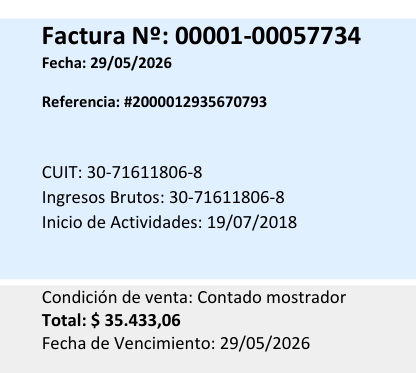
#> input picture 007/007-LAB/ocr_muestras/imagen_impresa.png, 416 x 373 px, found by its file name
$ jupyter execute --allow-errors 10_Laboratorio_OCR_Investigacion_Critica.ipynb
#> lines starting #> are read from the running program, lines starting #| are printed output that depends on the picture
# 10 - Laboratorio de OCR e Investigación Crítica con IA

**Materiales desarrollados por Matías Barreto, 2026**

**Tecnicatura Superior en Ciencias de Datos e IA, IFTS24**
* **Nomenclatura Oficial:** Procesamiento Digital de Imágenes
* **Nombre de Trabajo:** Laboratorio de Tecnologías de la Imagen Digital

---

## Objetivo

El objetivo de este laboratorio es investigar de manera crítica el problema de OCR en español utilizando fuentes técnicas, modelos preentrenados y herramientas de IA generativa, pero sin delegar el criterio de validación en el LLM. Vamos a usar OCR como caso concreto para desarrollar una competencia más amplia: buscar información, verificarla, discriminarla y convertirla en decisiones técnicas justificadas.

## Resultados de aprendizaje

Al final de este notebook van a poder:
1. Auditar afirmaciones técnicas producidas por un LLM utilizando fuentes primarias.
2. Distinguir entre información correcta, incorrecta, imprecisa, desactualizada y no verificable.
3. Implementar un pipeline básico de OCR en Python a partir de información validada.
4. Justificar la elección de un modelo en función del hardware disponible, el tipo de documento y la calidad de la documentación.
5. Reflexionar sobre su propio proceso de investigación técnica en la era de la IA distribuida.

## Terminología clave (Microglosario)

* **OCR (Reconocimiento Óptico de Caracteres):** Técnica que permite extraer texto a partir de imágenes, escaneos o fotografías de documentos.
* **Fuente primaria:** Recurso técnico original donde una afirmación puede verificarse directamente, por ejemplo la documentación oficial, el repositorio de un modelo o un paper.
* **Handle de modelo:** Identificador exacto con el que un modelo se publica en plataformas como ✦ 🤗 Hugging Face.
* **Pipeline:** Abstracción de `transformers` que simplifica la carga del modelo, el preprocesamiento y la inferencia.
* **CER / WER:** Métricas de error para comparar el texto reconocido con un texto de referencia. CER mide error por carácter y WER por palabra.
* **Trazabilidad:** Registro explícito de qué consultaron, qué fuente usaron, qué verificaron y qué decisión tomaron.

## ¿Por qué existe esta actividad?

Esta actividad surgió a partir de una pregunta de cursada: **"¿acaso no veremos OCR?"**. La respuesta de este laboratorio no es dar una clase cerrada con respuestas prefabricadas, sino abrir un espacio de investigación guiada.

Hoy ustedes tienen acceso simultáneo a LLMs, papers, repositorios, foros, documentación oficial, videos, Spaces y datasets. Eso amplía muchísimo las posibilidades de aprendizaje, pero también instala un problema nuevo: **tener acceso no equivale a saber investigar**.

En este cuaderno vamos a trabajar una idea central para su formación técnica: en la era de la disponibilidad distribuida, una competencia fundamental consiste en saber buscar, discriminar, contrastar y justificar información antes de convertirla en código o en una decisión de desarrollo.

OCR es el caso de estudio. La investigación crítica es el verdadero contenido de fondo.

## Protocolo mínimo de investigación técnica

Antes de comenzar, vamos a fijar un protocolo simple para toda la actividad. Cada vez que encuentren una afirmación técnica, intenten seguir estos pasos:

1. Extraer una afirmación verificable.
2. Identificar cuál sería la fuente primaria adecuada para auditarla.
3. Buscar evidencia directa.
4. Clasificar la afirmación como `correcta`, `incorrecta`, `imprecisa`, `desactualizada` o `no verificable`.
5. Registrar qué decisión técnica tomarían a partir de esa verificación.

Este protocolo no sirve solo para OCR. También sirve para cualquier tema nuevo que necesiten investigar en sus propios desarrollos.

## Movimiento 1 - ¿Qué dice la máquina?

**Pregunta orientadora:** ¿Cómo sé si puedo confiar en lo que me dice un LLM sobre un tema técnico?

En este primer movimiento el LLM no ocupa el lugar de autoridad. Lo vamos a tratar como una fuente inicial de trabajo que debe ser auditada. El objetivo es construir un criterio de verificación apoyado en evidencia.

> **Fuente: respuesta generada por un LLM. Fecha de consulta: mayo 2025.**
>
> En Hugging Face, la tarea de OCR no tiene un único tag exclusivo, sino que se aborda principalmente bajo dos categorías clave:
> - `image-to-text`: tag principal para modelos que toman una imagen y generan texto secuencial.
> - `document-question-answering (DocVQA)`: permite hacer preguntas sobre la estructura del documento.
>
> Modelos recomendados:
> - Microsoft TrOCR (`microsoft/trocr-base-handwritten` o `printed`): encoder de visión (ViT) + decoder de texto (GPT-2). Transformer puro para OCR.
> - Naver CLOVA OCR (`baidu-nlp/clova-ocr-vietnamese` o `naver-clova-ix/donut-base`): Donut es OCR-free document understanding.
> - Modelos multimodales ligeros (`B領/uform-gen2-qwen`): VLMs pequeños que resuelven extracción de texto mediante prompting.
>
> Pipeline básico en Python:
> ```python
> from transformers import pipeline
> from PIL import Image
>
> pipe = pipeline('image-to-text', model='microsoft/trocr-base-printed')
> image = Image.open('tu_documento.png')
> result = pipe(image)
> print(result['generated_text'])
> ```

### Consignas de trabajo

1. Lean el texto anterior e identifiquen al menos cinco afirmaciones verificables.
2. Para cada afirmación, decidan qué fuente primaria conviene consultar primero.
3. Verifiquen cada afirmación usando evidencia directa.
4. Completen una tabla con las columnas: `Afirmación | Fuente consultada | Resultado | Evidencia | Decisión técnica`.
5. Escriban un párrafo breve donde registren qué fue fácil de verificar, qué fue difícil y qué estrategia de búsqueda usaron.

**Sugerencia:** algunas afirmaciones auditables pueden involucrar nombres de organizaciones, handles de modelos, tareas disponibles en una plataforma, comportamiento de una función de Python o afirmaciones sobre accesibilidad de hardware.

### Fuentes primarias sugeridas

Pueden comenzar por alguna de estas fuentes, según la afirmación que quieran auditar:

* Página oficial del modelo en ✦ 🤗 Hugging Face.
* Documentación oficial de `transformers`.
* Paper original del modelo.
* Repositorio oficial del proyecto.
* Espacios de demostración mantenidos por la organización autora.
* Documentación oficial de Tesseract, EasyOCR o PaddleOCR si comparan alternativas.

Eviten usar una única fuente secundaria como respaldo total. Si una afirmación afecta una decisión de implementación, intenten contrastarla con al menos dos evidencias.

[cell 1]
import pandas as pd

print("✦ Preparando una tabla base para registrar la auditoría técnica...")

columnas_tabla = [
    "Afirmación",
    "Fuente consultada",
    "Resultado",
    "Evidencia",
    "Decisión técnica",
]

filas_verificacion = [
    {
        "Afirmación": "En Hugging Face existe la tarea/tag `image-to-text` para modelos que reciben imágenes y generan texto.",
        "Fuente consultada": "Hugging Face Models: filtro de tarea `image-to-text` y documentación de Transformers sobre pipelines.",
        "Resultado": "Correcta, aunque incompleta.",
        "Evidencia": "La página de modelos de Hugging Face permite filtrar por la tarea `image-to-text`. En la documentación actual también aparece `image-text-to-text` para VLMs que reciben imagen + prompt.",
        "Decisión técnica": "Usar el tag como punto de búsqueda, pero revisar siempre la página del modelo concreto antes de implementarlo.",
    },
    {
        "Afirmación": "`document-question-answering` sirve para preguntar sobre documentos.",
        "Fuente consultada": "Documentación oficial de Transformers: `DocumentQuestionAnsweringPipeline`.",
        "Resultado": "Correcta, pero imprecisa para OCR puro.",
        "Evidencia": "La documentación define el pipeline como pregunta-respuesta sobre una imagen de documento; no como transcripción completa de texto.",
        "Decisión técnica": "No usar DocVQA si el objetivo principal es extraer todo el texto; reservarlo para preguntas sobre documentos.",
    },
    {
        "Afirmación": "Los handles `microsoft/trocr-base-printed` y `microsoft/trocr-base-handwritten` existen.",
        "Fuente consultada": "Model cards oficiales en Hugging Face y documentación de TrOCR en Transformers.",
        "Resultado": "Correcta.",
        "Evidencia": "Ambos modelos tienen página propia en Hugging Face; la documentación de TrOCR muestra ejemplos con `microsoft/trocr-base-handwritten`.",
        "Decisión técnica": "Elegir `microsoft/trocr-base-printed` para texto impreso y considerar `handwritten` si el foco fuera manuscrito.",
    },
    {
        "Afirmación": "TrOCR usa encoder de visión ViT y decoder GPT-2.",
        "Fuente consultada": "Model card de `microsoft/trocr-base-printed` y paper TrOCR.",
        "Resultado": "Incorrecta / imprecisa.",
        "Evidencia": "El model card indica que el encoder visual se inicializa desde BEiT y el decoder textual desde RoBERTa. El paper lo describe como enfoque Transformer end-to-end, pero no como `ViT + GPT-2`.",
        "Decisión técnica": "No copiar la arquitectura del LLM sin verificar; describir TrOCR como modelo encoder-decoder Transformer para reconocimiento de texto.",
    },
    {
        "Afirmación": "`naver-clova-ix/donut-base` es un modelo Donut OCR-free para comprensión de documentos.",
        "Fuente consultada": "Model card de `naver-clova-ix/donut-base` y documentación oficial de Donut en Transformers.",
        "Resultado": "Correcta, con una aclaración importante.",
        "Evidencia": "La documentación de Donut lo presenta como Document Understanding Transformer que no requiere motor OCR. El model card de `donut-base` aclara que es un modelo base preentrenado.",
        "Decisión técnica": "No elegir `donut-base` para OCR simple; para DocVQA convendría un checkpoint fine-tuned, por ejemplo `donut-base-finetuned-docvqa`.",
    },
    {
        "Afirmación": "`baidu-nlp/clova-ocr-vietnamese` es un modelo recomendado de Naver CLOVA OCR.",
        "Fuente consultada": "Búsqueda directa en Hugging Face por el handle exacto y revisión de organizaciones relacionadas.",
        "Resultado": "No verificable / probablemente incorrecta.",
        "Evidencia": "No se encontró una fuente primaria clara que valide ese handle exacto. Además, mezcla una organización de Baidu con la marca CLOVA de Naver.",
        "Decisión técnica": "Descartar el handle hasta encontrar una página oficial verificable. No implementar modelos con handles dudosos.",
    },
    {
        "Afirmación": "`B領/uform-gen2-qwen` es un VLM pequeño útil para OCR por prompting.",
        "Fuente consultada": "Model card de `unum-cloud/uform-gen2-qwen-500m` y repositorio oficial UForm.",
        "Resultado": "Incorrecta en el handle e imprecisa en el uso.",
        "Evidencia": "El handle verificable encontrado es `unum-cloud/uform-gen2-qwen-500m`. Su descripción lo orienta principalmente a image captioning y visual question answering, no a OCR especializado.",
        "Decisión técnica": "No usarlo como primera opción para OCR. Si se evalúa un VLM, hacerlo como comparación experimental, no como modelo OCR principal.",
    },
]

tabla_verificacion = pd.DataFrame(filas_verificacion, columns=columnas_tabla)

print("✓ Tabla de verificación completada.")
tabla_verificacion

## Consigna de Lectura e Interpretación

Mientras verifican, deténganse en estas preguntas:

1. ¿Todas las afirmaciones equivocadas son igual de graves para un desarrollo real?
2. ¿Qué diferencia encontraron entre un dato incorrecto, uno impreciso y uno no verificable?
3. Si un handle está mal escrito pero la idea general parece razonable, ¿alcanza con eso para implementarlo? ¿Por qué?

### Respuesta a la consigna de lectura e interpretación

No todas las afirmaciones equivocadas tienen la misma gravedad. Un error en un handle de modelo es grave porque impide ejecutar el código o puede llevar a usar un modelo distinto al deseado. Un error conceptual sobre la arquitectura también importa, pero suele ser menos bloqueante si el modelo se carga y funciona; afecta sobre todo la justificación técnica. En cambio, una afirmación imprecisa sobre una tarea de Hugging Face puede no romper el código, pero puede llevar a elegir mal el enfoque.

La diferencia entre **incorrecto**, **impreciso** y **no verificable** fue la siguiente: una afirmación incorrecta contradice la fuente primaria; una imprecisa tiene una parte verdadera pero simplifica demasiado o mezcla conceptos; una no verificable no pudo respaldarse con evidencia directa suficiente.

Para implementar, no alcanza con que la idea general “suene razonable”: si el handle está mal escrito, el código no es reproducible y se pierde trazabilidad.

## Movimiento 2 - ¿Qué puedo construir?

**Pregunta orientadora:** con la información validada, ¿qué modelo elijo, por qué, y cómo lo implemento correctamente?

En este movimiento el objetivo ya no es solo verificar, sino transformar información validada en una implementación funcional. El LLM puede volver a aparecer como herramienta de exploración, pero cada consulta debe quedar registrada y controlada por ustedes.

### Consignas de implementación

1. Elijan un modelo que haya sobrevivido a la auditoría del movimiento 1.
2. Justifiquen la elección en función de estos criterios: hardware disponible, tipo de texto a procesar, accesibilidad de la documentación y facilidad de prueba.
3. Implementen un pipeline de OCR corregido.
4. Prueben el pipeline con al menos dos imágenes: una de texto impreso y otra manuscrita o degradada.
5. Comparen los resultados e identifiquen al menos una limitación del modelo elegido.
6. Si usan un LLM para pedir ayuda con código, registren la consulta exacta, el resultado y la verificación posterior.
7. De manera optativa, comparen con un segundo enfoque como Tesseract, EasyOCR o PaddleOCR.

### Paso manual antes de automatizar

Antes de correr modelos complejos, describan manualmente qué esperan que ocurra en un sistema de OCR:

1. Entra una imagen.
2. El sistema detecta patrones visuales que podrían corresponder a caracteres o regiones de texto.
3. El modelo produce una secuencia textual estimada.
4. Esa salida puede contener omisiones, sustituciones, signos mal resueltos o problemas de segmentación.

Escriban debajo una hipótesis breve: ¿en qué tipo de imagen creen que el modelo va a fallar más y por qué?

[cell 2]
print("✦ Instalando dependencias mínimas para explorar OCR con Hugging Face...")

# En un entorno local o en Colab, esta celda instala lo necesario.
# Si ya tienen las librerías instaladas, no hace falta repetirla.
# pip install transformers torch pillow matplotlib pandas -q

print("✓ Dependencias listas.")

[cell 3]
from pathlib import Path
import pandas as pd
import matplotlib.pyplot as plt
from PIL import Image, ImageDraw, ImageFont, ImageFilter

# Para TrOCR usamos la implementación directa documentada por Hugging Face.
# Esto evita depender de alias de pipeline que pueden cambiar entre versiones.
from transformers import TrOCRProcessor, VisionEncoderDecoderModel
import torch

print("✓ Librerías importadas correctamente.")

### Registro de decisión técnica

Completen este bloque antes de ejecutar el modelo:

* **Modelo elegido:**
* **Fuente primaria que validó el handle:**
* **Tipo de documento para el que parece más apropiado:**
* **Ventaja principal:**
* **Limitación esperada:**
* **Razón por la que lo eligieron por sobre otras alternativas:**

**Registro completado**

* **Modelo elegido:** `microsoft/trocr-base-printed`.
* **Fuente primaria que validó el handle:** model card oficial de Hugging Face y documentación oficial de TrOCR en Transformers.
* **Tipo de documento para el que parece más apropiado:** imágenes recortadas o relativamente limpias de texto impreso, especialmente líneas o regiones de texto.
* **Ventaja principal:** es un modelo OCR específico, documentado y fácil de cargar con `TrOCRProcessor` + `VisionEncoderDecoderModel`.
* **Limitación esperada:** no es la mejor opción para documentos completos con mucho layout, tablas, múltiples columnas o manuscritos variados. Tampoco está pensado específicamente para español, aunque puede reconocer caracteres latinos si la imagen es simple.
* **Razón por la que lo elegí por sobre otras alternativas:** TrOCR tiene handle verificable, documentación oficial y objetivo alineado con reconocimiento de texto. Donut está más orientado a comprensión de documentos sin OCR y DocVQA; UForm es VLM generalista; los handles dudosos se descartaron.

[cell 4]
print("✦ Definiendo el modelo elegido para la prueba de OCR...")

nombre_modelo = "microsoft/trocr-base-printed"
#> (the rest of this cell did not finish here and is left out)

### Preparación de imágenes de prueba

Para esta actividad conviene trabajar con dos imágenes contrastantes. Pueden usar archivos propios o descargar muestras desde una fuente confiable. La recomendación es registrar siempre de dónde salió cada imagen.

Sugerencia de organización:

* `imagen_impresa.png`
* `imagen_mano.png`

Si no tienen imágenes propias, creen una carpeta local llamada `ocr_muestras/` y guarden allí las dos muestras que vayan a usar.

[cell 5]
carpeta_muestras = Path("ocr_muestras")
carpeta_muestras.mkdir(exist_ok=True)

# El cuaderno busca primero imágenes reales junto al notebook.
# Si no las encuentra, usa la carpeta ocr_muestras/.
ruta_imagen_impresa_local = Path("imagen_impresa.png")
ruta_imagen_mano_local = Path("imagen_mano.png")

ruta_imagen_impresa = ruta_imagen_impresa_local if ruta_imagen_impresa_local.exists() else carpeta_muestras / "imagen_impresa.png"
ruta_imagen_mano = ruta_imagen_mano_local if ruta_imagen_mano_local.exists() else carpeta_muestras / "imagen_mano.png"

# Texto esperado para la factura real usada en esta prueba.
texto_referencia_impresa = """Factura Nº: 00001-00057734
Fecha: 29/05/2026
Referencia: #2000012935670793
CUIT: 30-71611806-8
Ingresos Brutos: 30-71611806-8
Inicio de Actividades: 19/07/2018
Condición de venta: Contado mostrador
Total: $ 35.433,06
Fecha de Vencimiento: 29/05/2026"""

texto_referencia_mano = "nota rapida: comprar pan"


# [33 lines left out: functions obtener_fuente, crear_imagen_impresa, crear_imagen_degradada, not called in this run]


# Si no existe imagen real, se crea una muestra sintética.
if not ruta_imagen_impresa.exists():
    texto_referencia_impresa = crear_imagen_impresa(ruta_imagen_impresa)

if not ruta_imagen_mano.exists():
    crear_imagen_degradada(ruta_imagen_mano)

print("✦ Carpeta de trabajo para muestras lista.")
print("Se usarán imágenes reales si existen; si no, se crean muestras sintéticas reproducibles.")
print(f"Imagen impresa: {ruta_imagen_impresa}")
print(f"Imagen manuscrita/degradada: {ruta_imagen_mano}")

[cell 6]
print("✦ Abriendo las imágenes de prueba...")

imagen_impresa = Image.open(ruta_imagen_impresa).convert("RGB")
imagen_mano = Image.open(ruta_imagen_mano).convert("RGB")
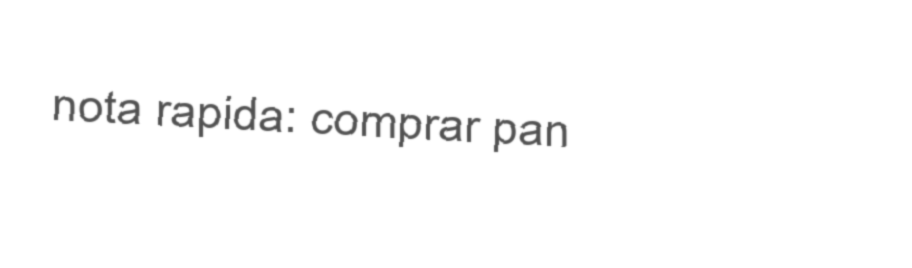
#> input picture 007/007-LAB/ocr_muestras/imagen_mano.png, 912 x 268 px, found by its file name
#> imagen_mano is the input picture: PIL image 912x268 RGB; min 80, max 255, mean 251.6

print("✓ Imágenes cargadas correctamente.")
print("Texto esperado imagen impresa:")
print(texto_referencia_impresa)
print("\nTexto esperado imagen degradada:")
print(texto_referencia_mano)

[cell 7]
figura, ejes = plt.subplots(1, 2, figsize=(12, 5))

ejes[0].imshow(imagen_impresa)
ejes[0].set_title("Imagen 1: texto impreso")
ejes[0].axis("off")

ejes[1].imshow(imagen_mano)
ejes[1].set_title("Imagen 2: manuscrita o degradada")
ejes[1].axis("off")

plt.tight_layout()
plt.show()
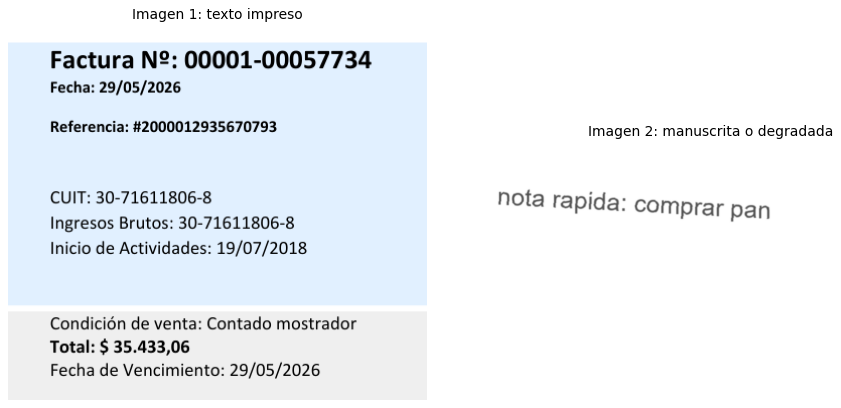
#> figure drawn by matplotlib, 2 panels
#> (the rest of the program and of its run is left out)
